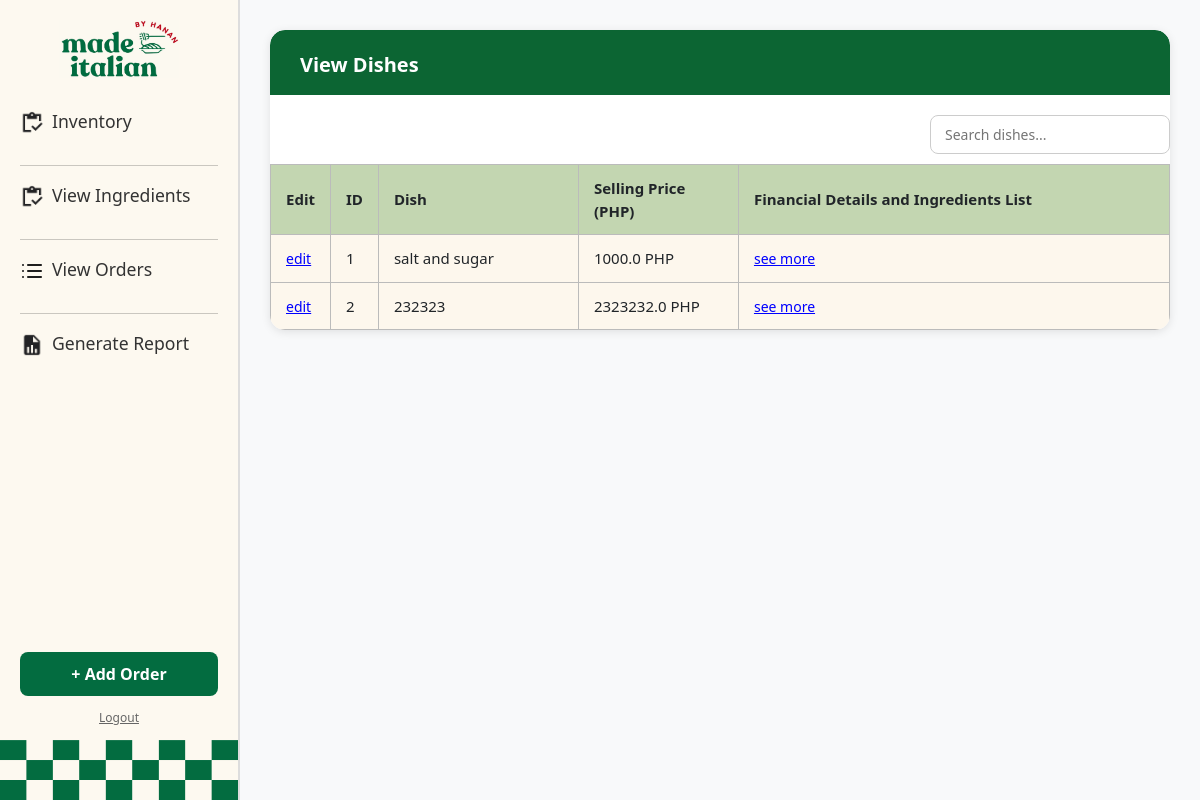
The page /dishes on the database as committed earlier.
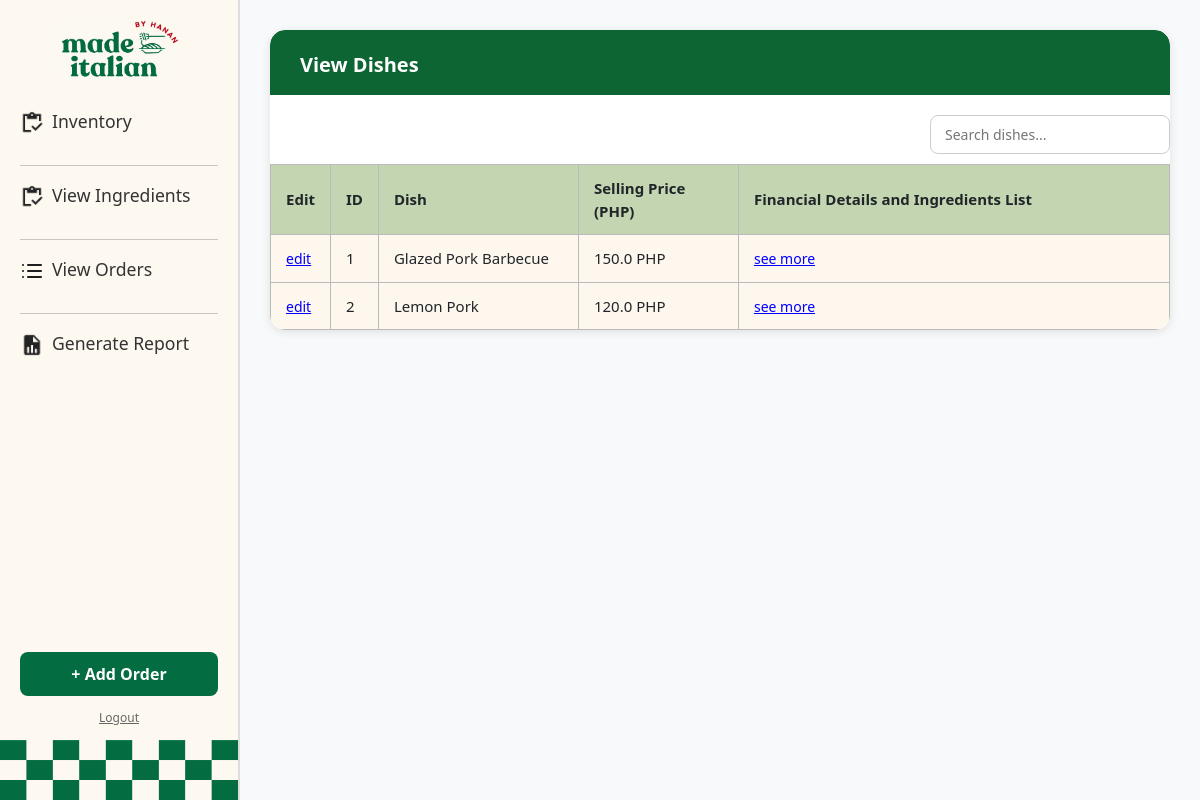
The same page on the database as committed later.
### hananApp/models.py (models this page shows)
class Dish(models.Model):
    id = models.BigAutoField(primary_key=True)
    name = models.CharField(max_length=255)
    price = models.FloatField()

### hananApp/views.py (the view)
# urls.py: path('dishes', views.dishes, name='dishes'),
def dishes(request):
    dishes = Dish.objects.prefetch_related('recipedetails_set__ingredient')
    context = {
        'dishes':dishes
    }
    return render(request, 'hananApp/dishes.html', context)

### hananApp/templates/hananApp/dishes.html (shortened to what this page needs)
{% extends 'hananApp/base.html' %}
{% block content %}
<div class="table-wrapper">
    <div class="table-header">View Dishes</div>
    <div class="search-container">
        <input type="text" id="dishSearch" placeholder="Search dishes...">
    </div>
    <table class="dishes-table" id="dishesTable">
        <thead>
            <tr>
                <th style="width: 60px;">Edit</th>
                <th style="width: 40px;">ID</th>
                <th style="width: 200px;">Dish</th>
                <th style="width: 160px;">Selling Price (PHP)</th>
                <th>Financial Details and Ingredients List</th>
            </tr>
        </thead>
        <tbody>
            {% for dish in dishes %}
            <tr>
                <td><a href="{% url 'edit_dish' dish.id %}" class="edit-btn">edit</a></td>
                <td>{{ forloop.counter }}</td>
                <td class="dish-name">{{ dish.name }}</td>
                <td>{{ dish.price }} PHP</td>
                <td>
                    <a href="#"
                       class="see-more-link"
                       data-name="{{ dish.name }}"
                       data-price="{{ dish.price }}"
                       data-ingredients='[
                           {% for rd in dish.recipedetails_set.all %}
                               {"name": "{{ rd.ingredient.name }}", "quantity": "{{ rd.quantity_used }}", "unit": "{{ rd.ingredient.get_unit_display }}"}
                               {% if not forloop.last %},{% endif %}
                           {% endfor %}
                       ]'>
                       see more
                    </a>
                </td>
            </tr>
            {% endfor %}
        </tbody>
    </table>
</div>
{% endblock %}

Rows that differ between the two databases and show on the page:
changed Dish: name "salt and sugar" → "Glazed Pork Barbecue"; price "1000.0" → "150.0"
changed Dish: name "232323" → "Lemon Pork"; price "2323232.0" → "120.0"
